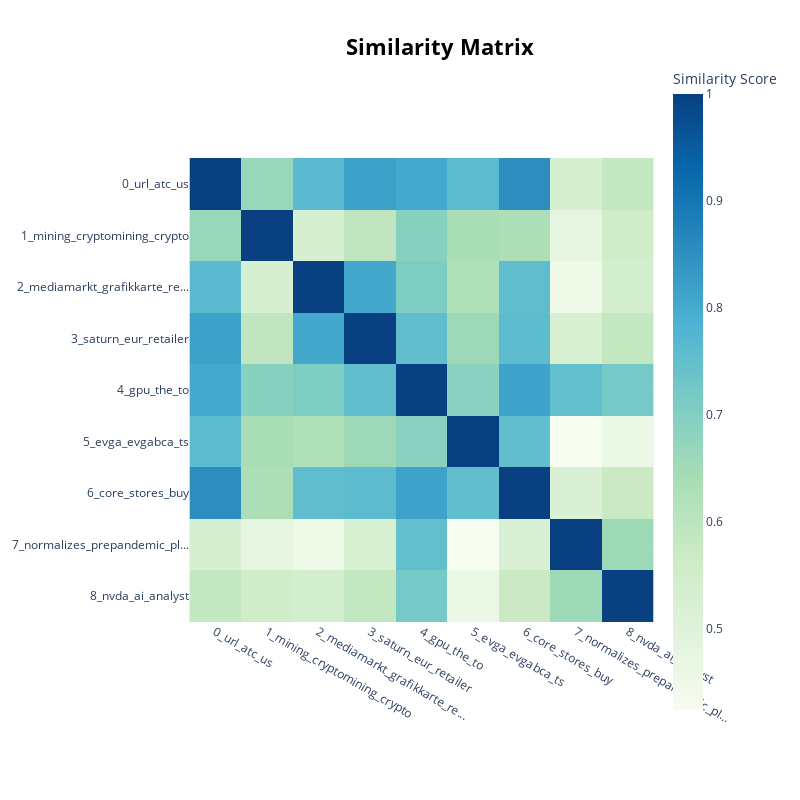

Here is the notebook cell this chart was saved with:
### Code cell
plt.figure(figsize=(10, 6))
topic_model.visualize_heatmap().show()

### Figure 1 — Plotly figure (JSON) as saved in the notebook; plotly's stock layout.template omitted (floating-point values rounded to 4 significant figures)
{"data": [{"coloraxis": "coloraxis", "hovertemplate": "x: %{x}<br>y: %{y}<br>Similarity Score: %{z}<extra></extra>", "name": "0", "type": "heatmap", "x": ["0_url_atc_us", "1_mining_cryptomining_crypto", "2_mediamarkt_grafikkarte_re...", "3_saturn_eur_retailer", "4_gpu_the_to", "5_evga_evgabca_ts", "6_core_stores_buy", "7_normalizes_prepandemic_pl...", "8_nvda_ai_analyst"], "xaxis": "x", "y": ["0_url_atc_us", "1_mining_cryptomining_crypto", "2_mediamarkt_grafikkarte_re...", "3_saturn_eur_retailer", "4_gpu_the_to", "5_evga_evgabca_ts", "6_core_stores_buy", "7_normalizes_prepandemic_pl...", "8_nvda_ai_analyst"], "yaxis": "y", "z": [[1.0, 0.666, 0.7651, 0.8166, 0.8026, 0.7599, 0.8545, 0.5337, 0.5834], [0.666, 1.0, 0.5331, 0.5944, 0.6908, 0.6396, 0.6311, 0.481, 0.5523], [0.7651, 0.5331, 1.0, 0.8038, 0.7092, 0.627, 0.7563, 0.451, 0.5441], [0.8166, 0.5944, 0.8038, 1.0, 0.7544, 0.6577, 0.7602, 0.5241, 0.5867], [0.8026, 0.6908, 0.7092, 0.7544, 1.0, 0.6881, 0.8151, 0.7505, 0.7217], [0.7599, 0.6396, 0.627, 0.6577, 0.6881, 1.0, 0.753, 0.4241, 0.4591], [0.8545, 0.6311, 0.7563, 0.7602, 0.8151, 0.753, 1.0, 0.5197, 0.5709], [0.5337, 0.481, 0.451, 0.5241, 0.7505, 0.4241, 0.5197, 1.0, 0.6557], [0.5834, 0.5523, 0.5441, 0.5867, 0.7217, 0.4591, 0.5709, 0.6557, 1.0]]}], "layout": {"coloraxis": {"colorbar": {"title": {"text": "Similarity Score"}}, "colorscale": [[0, "rgb(247,252,240)"], [0.125, "rgb(224,243,219)"], [0.25, "rgb(204,235,197)"], [0.375, "rgb(168,221,181)"], [0.5, "rgb(123,204,196)"], [0.625, "rgb(78,179,211)"], [0.75, "rgb(43,140,190)"], [0.875, "rgb(8,104,172)"], [1, "rgb(8,64,129)"]]}, "height": 800, "hoverlabel": {"bgcolor": "white", "font": {"family": "Rockwell", "size": 16}}, "legend": {"title": {"text": "Trend"}}, "margin": {"t": 60}, "showlegend": true, "title": {"font": {"color": "Black", "size": 22}, "text": "<b>Similarity Matrix</b>", "x": 0.55, "xanchor": "center", "y": 0.95, "yanchor": "top"}, "width": 800, "xaxis": {"anchor": "y", "constrain": "domain", "domain": [0, 1], "scaleanchor": "y"}, "yaxis": {"anchor": "x", "autorange": "reversed", "constrain": "domain", "domain": [0, 1]}}}
